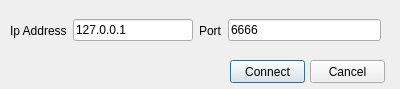
<?xml version="1.0" encoding="UTF-8"?>
<ui version="4.0">
 <class>JoinDialog</class>
 <widget class="QDialog" name="JoinDialog">
  <property name="windowModality">
   <enum>Qt::ApplicationModal</enum>
  </property>
  <property name="geometry">
   <rect>
    <x>0</x>
    <y>0</y>
    <width>400</width>
    <height>89</height>
   </rect>
  </property>
  <property name="windowTitle">
   <string>Join Server</string>
  </property>
  <property name="modal">
   <bool>true</bool>
  </property>
  <widget class="QWidget" name="horizontalLayoutWidget">
   <property name="geometry">
    <rect>
     <x>10</x>
     <y>10</y>
     <width>371</width>
     <height>41</height>
    </rect>
   </property>
   <layout class="QHBoxLayout" name="horizontalLayout">
    <item>
     <layout class="QHBoxLayout" name="horizontalLayout_2">
      <item>
       <layout class="QHBoxLayout" name="horizontalLayout_4">
        <item>
         <widget class="QLabel" name="labelIpAddr">
          <property name="text">
           <string>Ip Address</string>
          </property>
         </widget>
        </item>
        <item>
         <widget class="QLineEdit" name="lineEdit">
          <property name="text">
           <string>127.0.0.1</string>
          </property>
         </widget>
        </item>
       </layout>
      </item>
      <item>
       <layout class="QHBoxLayout" name="horizontalLayout_3">
        <item>
         <widget class="QLabel" name="labelPort">
          <property name="text">
           <string>Port</string>
          </property>
         </widget>
        </item>
        <item>
         <widget class="QLineEdit" name="lineEdit_2">
          <property name="inputMask">
           <string>6666; </string>
          </property>
         </widget>
        </item>
       </layout>
      </item>
     </layout>
    </item>
   </layout>
  </widget>
  <widget class="QPushButton" name="joinConnectButton">
   <property name="geometry">
    <rect>
     <x>230</x>
     <y>60</y>
     <width>75</width>
     <height>23</height>
    </rect>
   </property>
   <property name="text">
    <string>Connect</string>
   </property>
  </widget>
  <widget class="QPushButton" name="joinCancelButton">
   <property name="geometry">
    <rect>
     <x>310</x>
     <y>60</y>
     <width>75</width>
     <height>23</height>
    </rect>
   </property>
   <property name="text">
    <string>Cancel</string>
   </property>
  </widget>
 </widget>
 <resources/>
 <connections/>
</ui>
